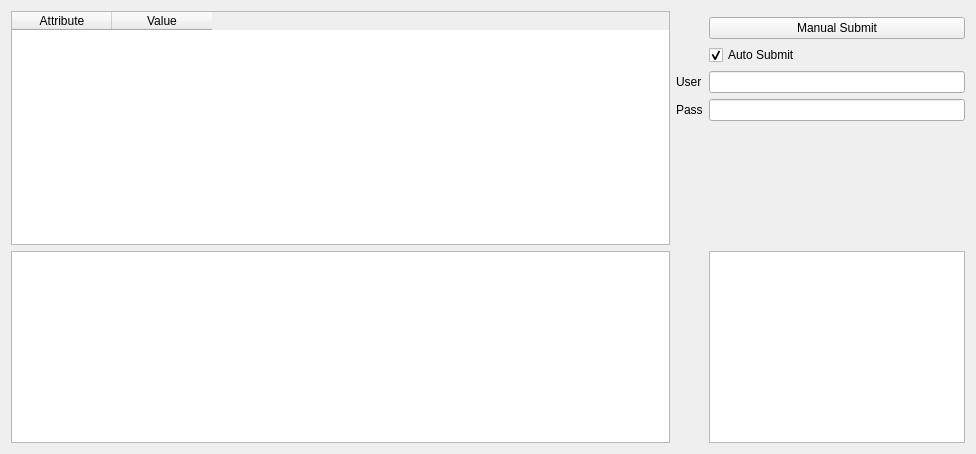
<?xml version="1.0" encoding="UTF-8"?>
<ui version="4.0">
 <class>ElogRunCtrl</class>
 <widget class="QWidget" name="ElogRunCtrl">
  <property name="geometry">
   <rect>
    <x>0</x>
    <y>0</y>
    <width>976</width>
    <height>454</height>
   </rect>
  </property>
  <property name="windowTitle">
   <string>Elog</string>
  </property>
  <layout class="QGridLayout" name="gridLayout_2">
   <item row="0" column="0">
    <layout class="QGridLayout" name="gridLayout" rowstretch="0,0,0,0,0,0,0" columnstretch="5,0,0">
     <item row="6" column="2">
      <widget class="QTextBrowser" name="tbLog"/>
     </item>
     <item row="3" column="2">
      <widget class="QLineEdit" name="leUser"/>
     </item>
     <item row="6" column="0">
      <widget class="QTextEdit" name="teMessage"/>
     </item>
     <item row="2" column="2">
      <widget class="QCheckBox" name="cbAutoSubmit">
       <property name="toolTip">
        <string>&lt;html&gt;&lt;head/&gt;&lt;body&gt;&lt;p&gt;Enable auto submission of elog entry when a run is stopped&lt;/p&gt;&lt;/body&gt;&lt;/html&gt;</string>
       </property>
       <property name="text">
        <string>Auto Submit</string>
       </property>
       <property name="checked">
        <bool>true</bool>
       </property>
      </widget>
     </item>
     <item row="1" column="2">
      <widget class="QPushButton" name="pbSubmit">
       <property name="toolTip">
        <string>&lt;html&gt;&lt;head/&gt;&lt;body&gt;&lt;p&gt;Submit Elog message manually&lt;/p&gt;&lt;/body&gt;&lt;/html&gt;</string>
       </property>
       <property name="text">
        <string>Manual Submit</string>
       </property>
      </widget>
     </item>
     <item row="4" column="2">
      <widget class="QLineEdit" name="lePass">
       <property name="echoMode">
        <enum>QLineEdit::Password</enum>
       </property>
      </widget>
     </item>
     <item row="0" column="0" rowspan="6">
      <widget class="QTableWidget" name="twAtt">
       <property name="columnCount">
        <number>2</number>
       </property>
       <column>
        <property name="text">
         <string>Attribute</string>
        </property>
       </column>
       <column>
        <property name="text">
         <string>Value</string>
        </property>
       </column>
      </widget>
     </item>
     <item row="5" column="2">
      <spacer name="verticalSpacer">
       <property name="orientation">
        <enum>Qt::Vertical</enum>
       </property>
       <property name="sizeHint" stdset="0">
        <size>
         <width>20</width>
         <height>40</height>
        </size>
       </property>
      </spacer>
     </item>
     <item row="3" column="1">
      <widget class="QLabel" name="label">
       <property name="text">
        <string>User</string>
       </property>
      </widget>
     </item>
     <item row="4" column="1">
      <widget class="QLabel" name="label_2">
       <property name="text">
        <string>Pass</string>
       </property>
      </widget>
     </item>
    </layout>
   </item>
  </layout>
 </widget>
 <resources/>
 <connections/>
</ui>
